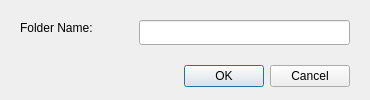
<?xml version="1.0" encoding="UTF-8"?>
<ui version="4.0">
 <class>Dialog</class>
 <widget class="QDialog" name="Dialog">
  <property name="geometry">
   <rect>
    <x>0</x>
    <y>0</y>
    <width>370</width>
    <height>100</height>
   </rect>
  </property>
  <property name="windowTitle">
   <string>Folder Name</string>
  </property>
  <property name="windowIcon">
   <iconset>
    <normaloff>../../../xdg/openshot.svg</normaloff>../../../xdg/openshot.svg</iconset>
  </property>
  <widget class="QDialogButtonBox" name="buttonBox">
   <property name="geometry">
    <rect>
     <x>10</x>
     <y>60</y>
     <width>340</width>
     <height>32</height>
    </rect>
   </property>
   <property name="orientation">
    <enum>Qt::Horizontal</enum>
   </property>
   <property name="standardButtons">
    <set>QDialogButtonBox::Cancel|QDialogButtonBox::Ok</set>
   </property>
  </widget>
  <widget class="QLabel" name="label">
   <property name="geometry">
    <rect>
     <x>20</x>
     <y>20</y>
     <width>110</width>
     <height>15</height>
    </rect>
   </property>
   <property name="text">
    <string>Folder Name:</string>
   </property>
  </widget>
  <widget class="QLineEdit" name="lineEdit">
   <property name="geometry">
    <rect>
     <x>139</x>
     <y>20</y>
     <width>211</width>
     <height>25</height>
    </rect>
   </property>
  </widget>
 </widget>
 <resources/>
 <connections>
  <connection>
   <sender>buttonBox</sender>
   <signal>accepted()</signal>
   <receiver>Dialog</receiver>
   <slot>accept()</slot>
   <hints>
    <hint type="sourcelabel">
     <x>248</x>
     <y>254</y>
    </hint>
    <hint type="destinationlabel">
     <x>157</x>
     <y>274</y>
    </hint>
   </hints>
  </connection>
  <connection>
   <sender>buttonBox</sender>
   <signal>rejected()</signal>
   <receiver>Dialog</receiver>
   <slot>reject()</slot>
   <hints>
    <hint type="sourcelabel">
     <x>316</x>
     <y>260</y>
    </hint>
    <hint type="destinationlabel">
     <x>286</x>
     <y>274</y>
    </hint>
   </hints>
  </connection>
 </connections>
</ui>
